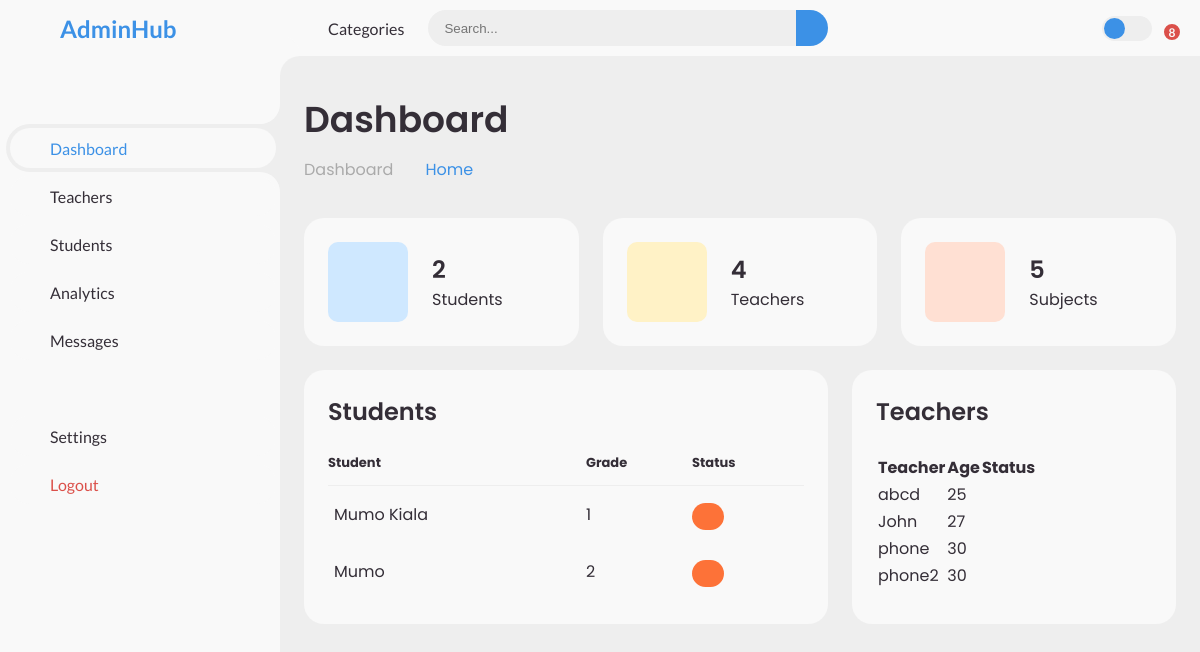
Page /dashboard/ on the earlier database version.
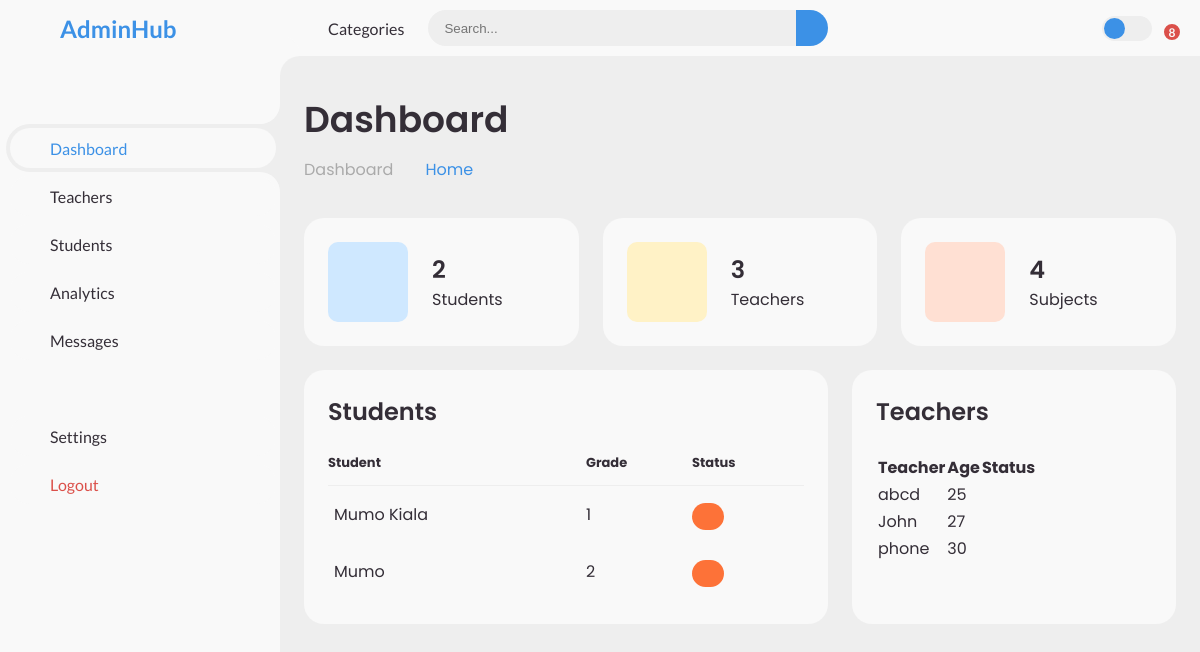
Same page on the later database version.
### playground/models.py (models this page shows, shortened)
class Student(models.Model):
    name = models.CharField(max_length=30)
    admno = models.CharField(max_length=30, blank=True, unique=True)
    grade = models.CharField(max_length=30)
    GENDER_CHOICES = (
    ('0', 'Male'),
    ('1', 'Female'),
    )
    gender = models.CharField(choices=GENDER_CHOICES, max_length=1)
    age = models.PositiveSmallIntegerField()
    subjects = models.ManyToManyField(Subject, blank=True)
    class Meta:
        ordering = ['grade']
        verbose_name_plural = 'Students'

class Teacher(models.Model):
    name = models.CharField(max_length=100)
    GENDER_CHOICES = (
    ('0', 'Male'),
    ('1', 'Female'),
    )
    gender = models.CharField(choices=GENDER_CHOICES, max_length=1)
    age = models.PositiveSmallIntegerField()
    grade_assigned = models.CharField(max_length=30, default='-')
    subjects = models.ManyToManyField(Subject, blank=True)

### users/views.py (the view)
# urls.py: path('dashboard/', user_views.dashboard, name='dashboard'),
def dashboard(request):
    students = Student.objects.all()
    teachers = Teacher.objects.all()
    subjects = Subject.objects.all()
    context = {
        'students': students,
        'teachers': teachers,
        'subjects': subjects,
    }
    print("Students:", students.count())
    print("Teachers:", teachers.count())
    print("Subjects:", subjects.count())
    return render(request, 'index.html', context)

### playground/templates/index.html (shortened to what this page needs)
<!DOCTYPE html>
<html lang="en">
  <head>
    {% load static %}
    <link rel="stylesheet" href="{% static 'style.css' %}" />
  </head>
  <body>
    <section id="sidebar">
      <a href="#" class="brand">
        <span class="text">AdminHub</span>
      </a>
      <ul class="side-menu top">
        <li class="active">
          <a href="{% url 'dashboard' %}">
            <span class="text">Dashboard</span>
          </a>
        </li>
        <li>
          <a href="{% url 'teachers' %}">
            <span class="text">Teachers</span>
          </a>
        </li>
        <li>
          <a href="{% url 'students' %}">
            <span class="text">Students</span>
          </a>
        </li>
        <li>
          <a href="#">
            <span class="text">Analytics</span>
          </a>
        </li>
        <li>
          <a href="#">
            <span class="text">Messages</span>
          </a>
        </li>
      </ul>
      <ul class="side-menu">
        <li>
          <a href="#">
            <span class="text">Settings</span>
          </a>
        </li>
        <li>
          <a href="{% url 'signout' %}" class="logout">
            <span class="text">Logout</span>
            </a>
        </li>
      </ul>
    </section>
    <section id="content">
      <nav>
        <a href="#" class="nav-link">Categories</a>
        <form action="#">
          <div class="form-input">
            <input type="search" placeholder="Search..." />
            <button type="submit" class="search-btn">
            </button>
          </div>
        </form>
        <label for="switch-mode" class="switch-mode"></label>
        <a href="#" class="notification">
          <span class="num">8</span>
        </a>
      </nav>
      <main>
        <div class="head-title">
          <div class="left">
            <h1>Dashboard</h1>
            <ul class="breadcrumb">
              <li>
                <a href="#">Dashboard</a>
              </li>
              <li>
                <a class="active" href="#">Home</a>
              </li>
            </ul>
          </div>
        </div>
        <ul class="box-info">
          <li>
            <i class="bx bxs-calendar-check"></i>
            <span class="text">
              <h3>{{ students.count }}</h3>
              <p>Students</p>
            </span>
          </li>
          <li>
            <i class="bx bxs-group"></i>
            <span class="text">
              <h3>{{ teachers.count }}</h3>
              <p>Teachers</p>
            </span>
          </li>
          <li>
            <i class="bx bxs-user"></i>
            <span class="text">
              <h3>{{ subjects.count }}</h3>
              <p>Subjects</p>
            </span>
          </li>
        </ul>
        <div class="table-data">
          <div class="order">
            <div class="head">
              <h3> Students</h3>
            </div>
            <table>
              <thead>
                <tr>
                  <th>Student</th>
                  <th>Grade</th>
                  <th>Status</th>
                </tr>
              </thead>
              <tbody>
                {% for student in students %}
                <tr>
                  <td>
                    <p>{{ student.name }}</p>
                  </td>
                  <td>{{ student.grade }}</td>
                  <td>
                    <span
                      class="status {% if student.status == 'Active' %}completed{% else %}pending{% endif %}"
                      >{{ student.status }}</span
                    >
                  </td>
                </tr>
                {% endfor %}
              </tbody>
            </table>
          </div>
          <div class="todo">
            <div class="head">
              <h3>Teachers</h3>
            </div>
            <table>
              <thead>
                <tr>
                  <th>Teacher</th>
                  <th>Age</th>
                  <th>Status</th>
                </tr>
              </thead>
              <tbody>
                {% for teacher in teachers %}
                <tr>
                  <td>
                    <p>{{ teacher.name }}</p>
                  </td>
                  <td>{{ teacher.age }}</td>
                  <td>
                  </td>
                </tr>
                {% endfor %}
              </tbody>
            </table>
          </div>
        </div>
      </main>
    </section>
  </body>
</html>

Differences in the rows shown:
removed Teacher: name "phone2", age "30"
Other differences:
{{ teachers.count }}: "4" → "3"
{{ subjects.count }}: "5" → "4"
